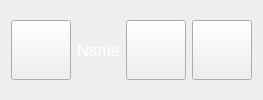
     <widget class="QWidget" name="widget_86" native="true">
      <layout class="QGridLayout" name="gridLayout">
       <item row="0" column="0">
        <widget class="QPushButton" name="pushButton_23">
         <property name="minimumSize">
          <size>
           <width>60</width>
           <height>60</height>
          </size>
         </property>
         <property name="maximumSize">
          <size>
           <width>60</width>
           <height>60</height>
          </size>
         </property>
         <property name="styleSheet">
          <string notr="true"/>
         </property>
         <property name="text">
          <string/>
         </property>
        </widget>
       </item>
       <item row="0" column="1">
        <widget class="QLabel" name="label_11">
         <property name="font">
          <font>
           <pointsize>12</pointsize>
          </font>
         </property>
         <property name="styleSheet">
          <string notr="true">color: rgb(255, 255, 255);</string>
         </property>
         <property name="text">
          <string>Name</string>
         </property>
         <property name="alignment">
          <set>Qt::AlignCenter</set>
         </property>
        </widget>
       </item>
       <item row="0" column="2">
        <widget class="QPushButton" name="pushButton_24">
         <property name="minimumSize">
          <size>
           <width>60</width>
           <height>60</height>
          </size>
         </property>
         <property name="maximumSize">
          <size>
           <width>60</width>
           <height>60</height>
          </size>
         </property>
         <property name="styleSheet">
          <string notr="true"/>
         </property>
         <property name="text">
          <string/>
         </property>
        </widget>
       </item>
       <item row="0" column="3">
        <widget class="QPushButton" name="pushButton_25">
         <property name="minimumSize">
          <size>
           <width>60</width>
           <height>60</height>
          </size>
         </property>
         <property name="maximumSize">
          <size>
           <width>60</width>
           <height>60</height>
          </size>
         </property>
         <property name="styleSheet">
          <string notr="true"/>
         </property>
         <property name="text">
          <string/>
         </property>
        </widget>
       </item>
      </layout>
     </widget>
